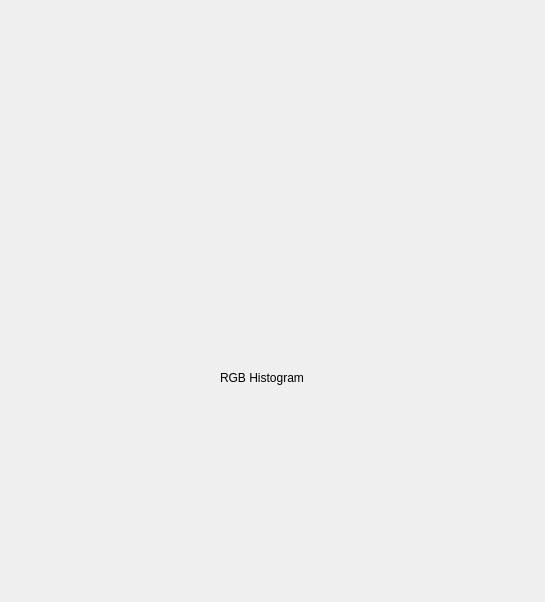
<?xml version="1.0" encoding="UTF-8"?>
<ui version="4.0">
 <class>calibrationMask</class>
 <widget class="QDialog" name="calibrationMask">
  <property name="geometry">
   <rect>
    <x>0</x>
    <y>0</y>
    <width>545</width>
    <height>602</height>
   </rect>
  </property>
  <property name="windowTitle">
   <string>Dialog</string>
  </property>
  <widget class="QWidget" name="horizontalLayoutWidget">
   <property name="geometry">
    <rect>
     <x>10</x>
     <y>20</y>
     <width>531</width>
     <height>191</height>
    </rect>
   </property>
   <layout class="QHBoxLayout" name="horizontalLayout">
    <item>
     <widget class="QLabel" name="left">
      <property name="text">
       <string/>
      </property>
     </widget>
    </item>
    <item>
     <widget class="QLabel" name="center">
      <property name="text">
       <string/>
      </property>
     </widget>
    </item>
    <item>
     <widget class="QLabel" name="right">
      <property name="text">
       <string/>
      </property>
     </widget>
    </item>
   </layout>
  </widget>
  <widget class="QLabel" name="histo">
   <property name="geometry">
    <rect>
     <x>90</x>
     <y>240</y>
     <width>321</width>
     <height>111</height>
    </rect>
   </property>
   <property name="text">
    <string/>
   </property>
  </widget>
  <widget class="QLabel" name="label">
   <property name="geometry">
    <rect>
     <x>220</x>
     <y>370</y>
     <width>111</width>
     <height>16</height>
    </rect>
   </property>
   <property name="text">
    <string>RGB Histogram</string>
   </property>
  </widget>
 </widget>
 <resources/>
 <connections/>
</ui>
